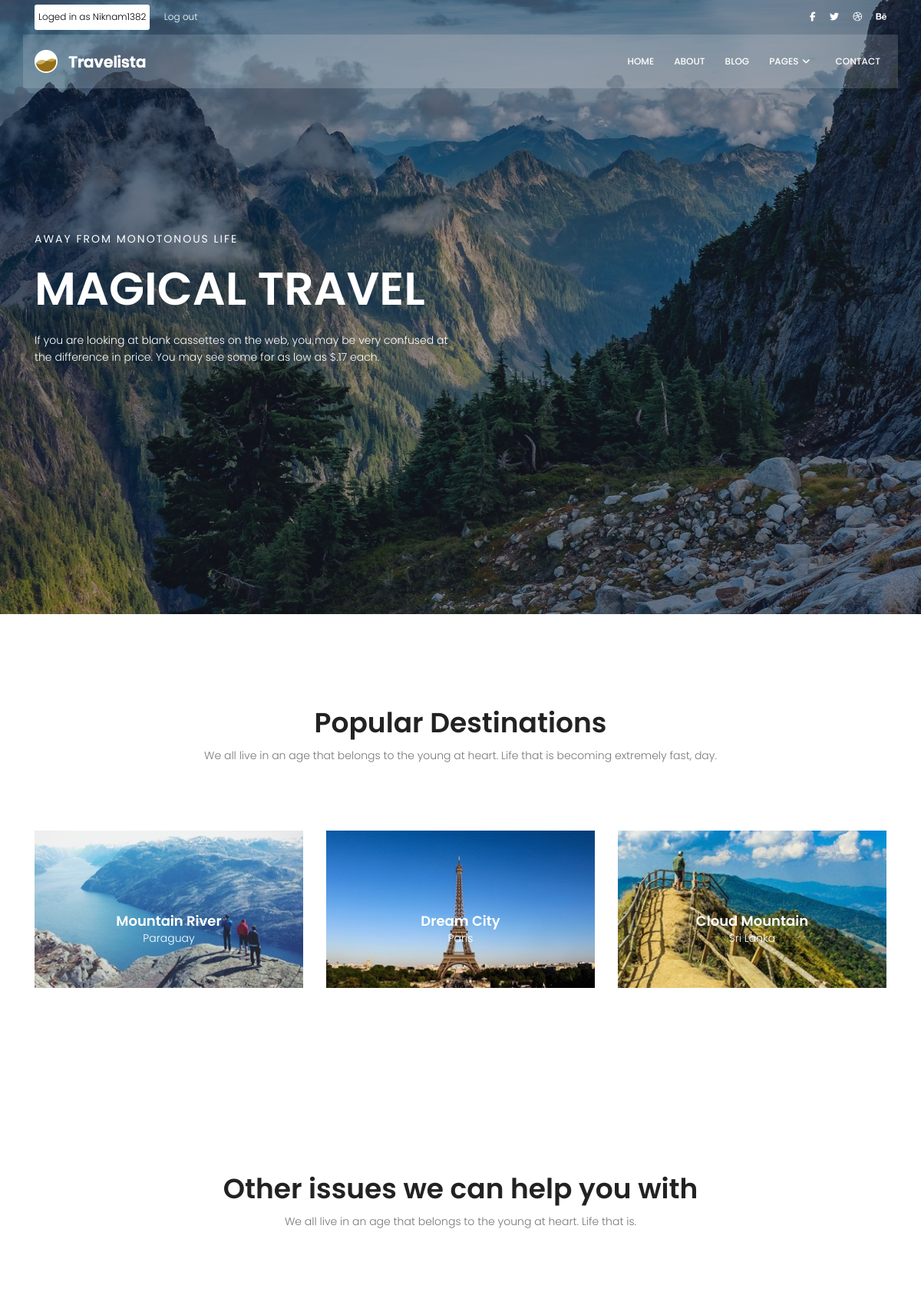
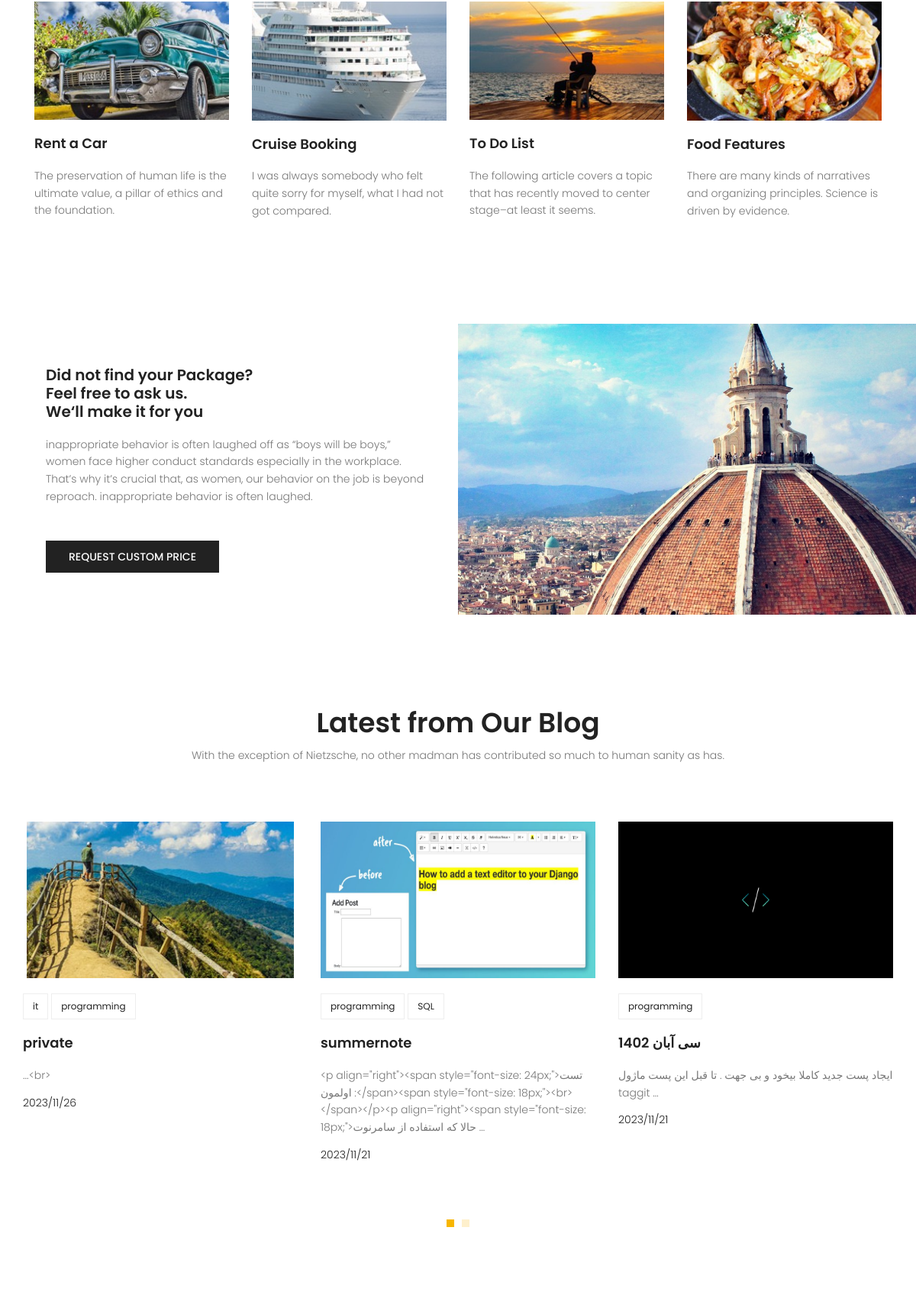
Screenshot of / (signed in, upper part) with the database file from the repository (2 pictures, top to bottom).
### blog/models.py (models this page shows, shortened)
class Post(models.Model) :
    image = models.ImageField(upload_to='blog/', default='blog/default.jpg')
    author = models.ForeignKey(User, on_delete=models.SET_NULL, null=True) # on_delete=models.CASCADE
    title = models.CharField(max_length=255)
    content = models.TextField()
    tags = TaggableManager()
    category = models.ManyToManyField(Category)
    counted_views = models.IntegerField(default=0)
    status = models.BooleanField(default=False)
    login_require = models.BooleanField(default=False)
    published_date = models.DateTimeField(null=True) #(خودمون تعریفش میکنیم کی پابلیش بشه)
    created_date = models.DateTimeField(auto_now_add=True)
    updated_date = models.DateTimeField(auto_now=True)
    class Meta :
        ordering = ['-published_date']

class Category(models.Model) :
    name = models.CharField(max_length=255)

### website/views.py (the view)
# urls.py: path('', index_view, name='index'),
def index_view(request) :
    return render(request, 'website/index.html')

### website/templatetags/website-tag.py (called while the page is built, shortened)
@register.inclusion_tag('website/last-post.html')
def lastpost(arg=6):
    posts = Post.objects.filter(status=1).order_by('-published_date')[:arg]
    return {'posts':posts}

### templates/website/index.html (shortened to what this page needs)
{% extends "base.html" %}
{% load static %}
{% load website-tag %}
{% block content %}
<section class="banner-area relative">
	<div class="overlay overlay-bg"></div>
	<div class="container">
		<div class="row fullscreen align-items-center justify-content-between">
			<div class="col-lg-6 col-md-6 banner-left">
				<h6 class="text-white">Away from monotonous life</h6>
				<h1 class="text-white">Magical Travel</h1>
				<p class="text-white">
					If you are looking at blank cassettes on the web, you may be very confused at the difference in
					price. You may see some for as low as $.17 each.
				</p>
			</div>
		</div>
	</div>
</section>
<section class="popular-destination-area section-gap">
	<div class="container">
		<div class="row d-flex justify-content-center">
			<div class="menu-content pb-70 col-lg-8">
				<div class="title text-center">
					<h1 class="mb-10">Popular Destinations</h1>
					<p>We all live in an age that belongs to the young at heart. Life that is becoming extremely fast,
						day.</p>
				</div>
			</div>
		</div>
		<div class="row">
			<div class="col-lg-4">
				<div class="single-destination relative">
					<div class="thumb relative">
						<img class="img-fluid" src="{% static 'img/d1.jpg' %}" alt="">
					</div>
					<div class="desc">
						<h4>Mountain River</h4>
						<p>Paraguay</p>
					</div>
				</div>
			</div>
			<div class="col-lg-4">
				<div class="single-destination relative">
					<div class="thumb relative">
						<img class="img-fluid" src="{% static 'img/d2.jpg' %}" alt="">
					</div>
					<div class="desc">
						<h4>Dream City</h4>
						<p>Paris</p>
					</div>
				</div>
			</div>
			<div class="col-lg-4">
				<div class="single-destination relative">
					<div class="thumb relative">
						<img class="img-fluid" src="{% static 'img/d3.jpg' %}" alt="">
					</div>
					<div class="desc">
						<h4>Cloud Mountain</h4>
						<p>Sri Lanka</p>
					</div>
				</div>
			</div>
		</div>
	</div>
</section>
<section class="other-issue-area section-gap">
	<div class="container">
		<div class="row d-flex justify-content-center">
			<div class="menu-content pb-70 col-lg-9">
				<div class="title text-center">
					<h1 class="mb-10">Other issues we can help you with</h1>
					<p>We all live in an age that belongs to the young at heart. Life that is.</p>
				</div>
			</div>
		</div>
		<div class="row">
			<div class="col-lg-3 col-md-6">
				<div class="single-other-issue">
					<div class="thumb">
						<img class="img-fluid" src="{% static 'img/o1.jpg' %}" alt="">
					</div>
					<a href="#">
						<h4>Rent a Car</h4>
					</a>
					<p>
						The preservation of human life is the ultimate value, a pillar of ethics and the foundation.
					</p>
				</div>
			</div>
			<div class="col-lg-3 col-md-6">
				<div class="single-other-issue">
					<div class="thumb">
						<img class="img-fluid" src="{% static 'img/o2.jpg' %}" alt="">
					</div>
					<a href="#">
						<h4>Cruise Booking</h4>
					</a>
					<p>
						I was always somebody who felt quite sorry for myself, what I had not got compared.
					</p>
				</div>
			</div>
			<div class="col-lg-3 col-md-6">
				<div class="single-other-issue">
					<div class="thumb">
						<img class="img-fluid" src="{% static 'img/o3.jpg' %}" alt="">
					</div>
					<a href="#">
						<h4>To Do List</h4>
					</a>
					<p>
						The following article covers a topic that has recently moved to center stage–at least it seems.
					</p>
				</div>
			</div>
			<div class="col-lg-3 col-md-6">
				<div class="single-other-issue">
					<div class="thumb">
						<img class="img-fluid" src="{% static 'img/o4.jpg' %}" alt="">
					</div>
					<a href="#">
						<h4>Food Features</h4>
					</a>
					<p>
						There are many kinds of narratives and organizing principles. Science is driven by evidence.
					</p>
				</div>
			</div>
		</div>
	</div>
</section>
<section class="home-about-area">
	<div class="container-fluid">
		<div class="row align-items-center justify-content-end">
			<div class="col-lg-6 col-md-12 home-about-left">
				<h1>
					Did not find your Package? <br>
					Feel free to ask us. <br>
					We‘ll make it for you
				</h1>
				<p>
					inappropriate behavior is often laughed off as “boys will be boys,” women face higher conduct
					standards especially in the workplace. That’s why it’s crucial that, as women, our behavior on the
					job is beyond reproach. inappropriate behavior is often laughed.
				</p>
				<a href="#" class="primary-btn text-uppercase">request custom price</a>
			</div>
			<div class="col-lg-6 col-md-12 home-about-right no-padding">
				<img class="img-fluid" src="{% static 'img/about-img.jpg' %}" alt="">
			</div>
		</div>
	</div>
</section>
<section class="recent-blog-area section-gap">
	<div class="container">
		<div class="row d-flex justify-content-center">
			<div class="menu-content pb-60 col-lg-9">
				<div class="title text-center">
					<h1 class="mb-10">Latest from Our Blog</h1>
					<p>With the exception of Nietzsche, no other madman has contributed so much to human sanity as has.
					</p>
				</div>
			</div>
		</div>
		{% lastpost %}
	</div>
</section>
{% endblock %}

### templates/base.html (shortened to what this page needs)
{% load static %}
<!DOCTYPE html>
<html lang="zxx" class="no-js">
<head>
    <link rel="stylesheet" href="{% static 'css/linearicons.css' %}">
    <link rel="stylesheet" href="{% static 'css/font-awesome.min.css' %}">
    <link rel="stylesheet" href="{% static 'css/bootstrap.css' %}">
    <link rel="stylesheet" href="{% static 'css/magnific-popup.css' %}">
    <link rel="stylesheet" href="{% static 'css/jquery-ui.css' %}">
    <link rel="stylesheet" href="{% static 'css/nice-select.css' %}">
    <link rel="stylesheet" href="{% static 'css/animate.min.css' %}">
    <link rel="stylesheet" href="{% static 'css/owl.carousel.css' %}">
    <link rel="stylesheet" href="{% static 'css/main.css' %}">
</head>
<body>
    <header id="header">
        <div class="header-top">
            <div class="container">
                <div class="row align-items-center">
                    <div class="col-lg-6 col-sm-6 col-6 header-top-left">
                        <ul>
                            {% if request.user.is_authenticated %}
                            <li style="background-color: white; border-radius: 3px; color: black; padding: 5px;" >Loged in as {{request.user.username}}</li>
                            <li><a href="{% url 'accounts:logout' %}">Log out</a></li>
                            {% else %}
                            <li><a href="{% url 'accounts:login' %}">Login</a></li>
                            <li><a href="{% url 'accounts:signup' %}">Sign up</a></li>
                            {% endif %}
                        </ul>
                    </div>
                    <div class="col-lg-6 col-sm-6 col-6 header-top-right">
                        <div class="header-social">
                            <a href="#"><i class="fa fa-facebook"></i></a>
                            <a href="#"><i class="fa fa-twitter"></i></a>
                            <a href="#"><i class="fa fa-dribbble"></i></a>
                            <a href="#"><i class="fa fa-behance"></i></a>
                        </div>
                    </div>
                </div>
            </div>
        </div>
        <div class="container main-menu">
            <div class="row align-items-center justify-content-between d-flex">
                <div id="logo">
                    <a href="{% url 'website:index' %}"><img src="{% static 'img/logo.png' %}" alt="" title="" /></a>
                </div>
                <nav id="nav-menu-container">
                    <ul class="nav-menu">
                        <li><a href="{% url 'website:index' %}">Home</a></li>
                        <li><a href="{% url 'website:about' %}">About</a></li>
                        <li><a href="{% url 'blog:index' %}">Blog</a></li>
                        <li class="menu-has-children"><a href="">Pages</a>
                        </li>
                        <li><a href="{% url  'website:contact' %}">Contact</a></li>
                    </ul>
                </nav>
            </div>
        </div>
    </header>
    {% block content %}
    {% endblock %}
</body>
</html>

### templates/website/last-post.html
{% load static %}
<div class="row">
    <div class="active-recent-blog-carusel">
        {% for post in posts %}
        <div class="single-recent-blog-post item">
            <div class="thumb">
                <img style="height: 205px; width: auto; margin-left: auto; margin-right: auto;"  class="img-fluid" src="{{post.image.url}}" alt="">
            </div>
            <div class="details">
                <div class="tags">
                    <ul>
                        {% for cat in post.category.all %}
                        <li>
                            <a href="{% url 'blog:category' cat_name=cat.name %}">{{cat.name}}</a>
                        </li>
                        {% endfor %}
                    </ul>
                </div>
                <a href="{% url 'blog:single' pid=post.id %}">
                    <h4 class="title">{{post.title}}</h4>
                </a>
                <p>
                    {{post.content|truncatewords:15}}
                </p>
                <h6 class="date">{{post.published_date|date:"Y/m/d"}}</h6>
            </div>
        </div>
        {% endfor %}
    </div>
</div>

### rows the page displays
Post: image (picture), title "private", content "...<br>", published_date "2023/11/26"
Category: name "it"
Category: name "programming"
Post: image (picture), title "summernote", content "<p align=\"right\"><span style=\"font-size: 24px;\">تست اولمون :</span><span style=\"font-size: 18px;\"><br></span></p><p align=\"right\"><span style=\"font-size: 18px;\">حالا که استفاده از سامرنوت …", published_date "2023/11/21"
Category: name "SQL"
Post: image (picture), title "سی آبان 1402", content "ایجاد پست جدید کاملا بیخود و بی جهت . تا قبل این پست ماژول taggit …", published_date "2023/11/21"

### other values shown
{{ request.user.username }} "Niknam1382"
